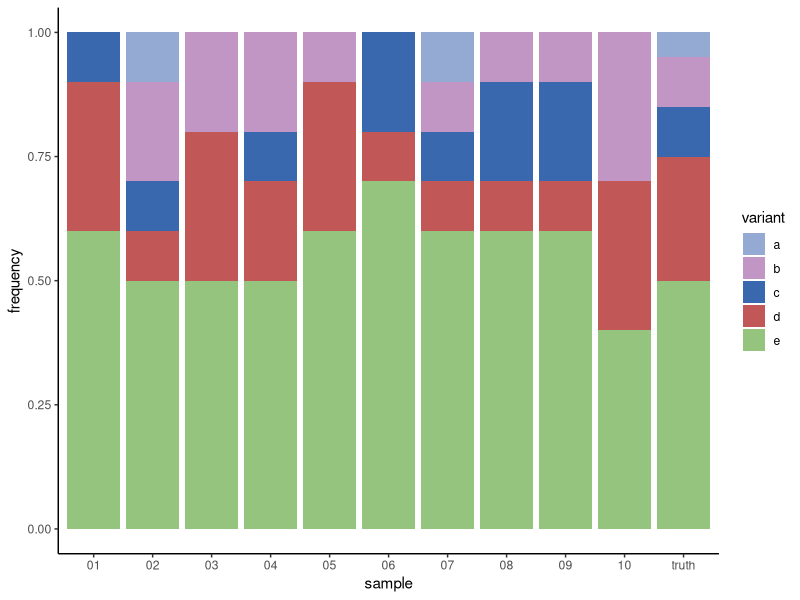
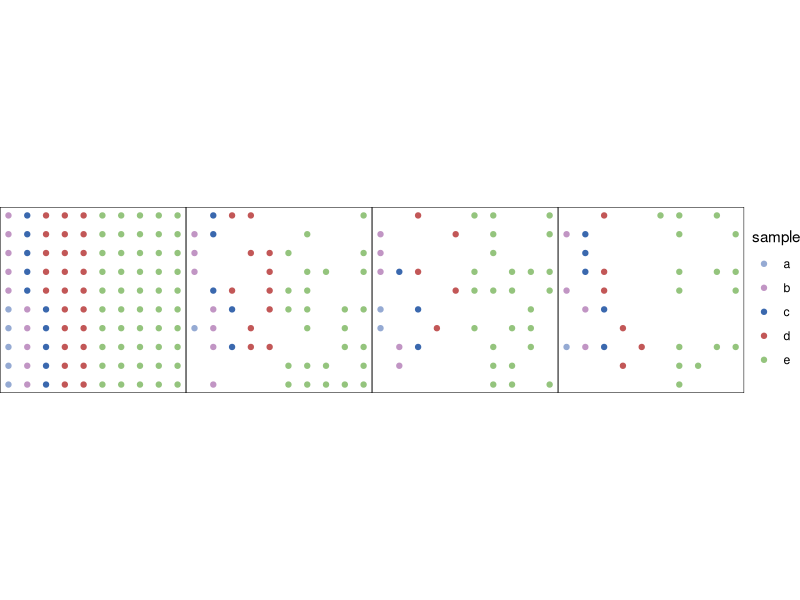
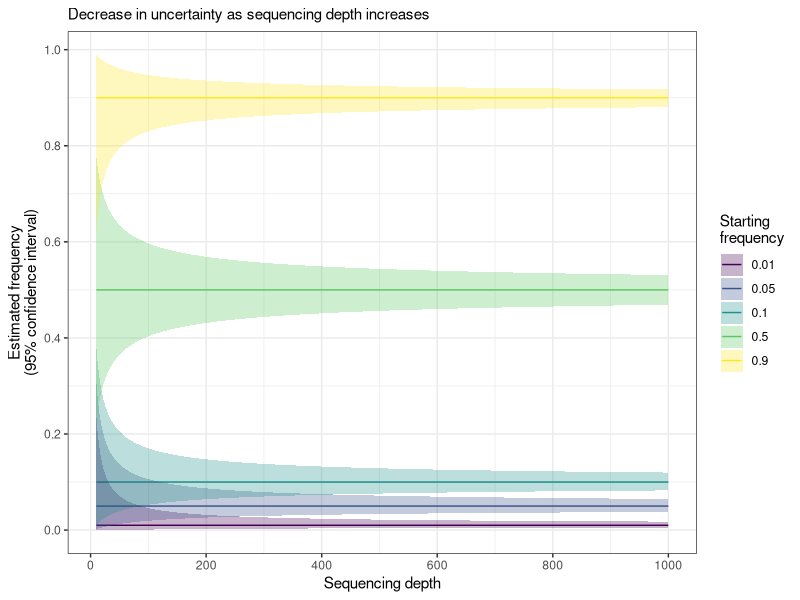
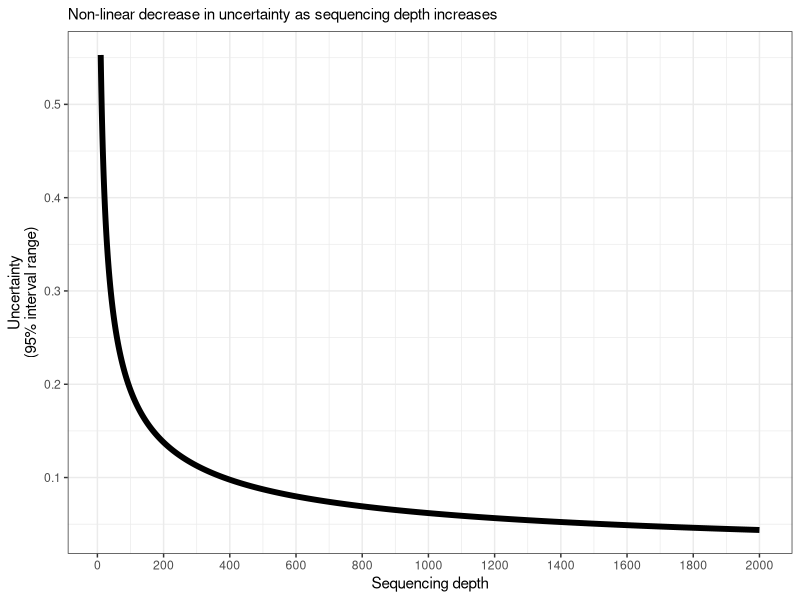
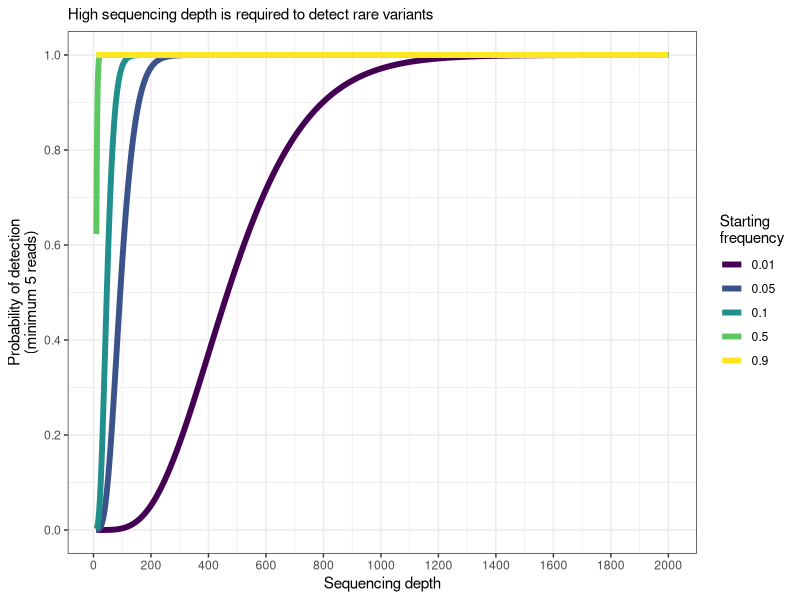
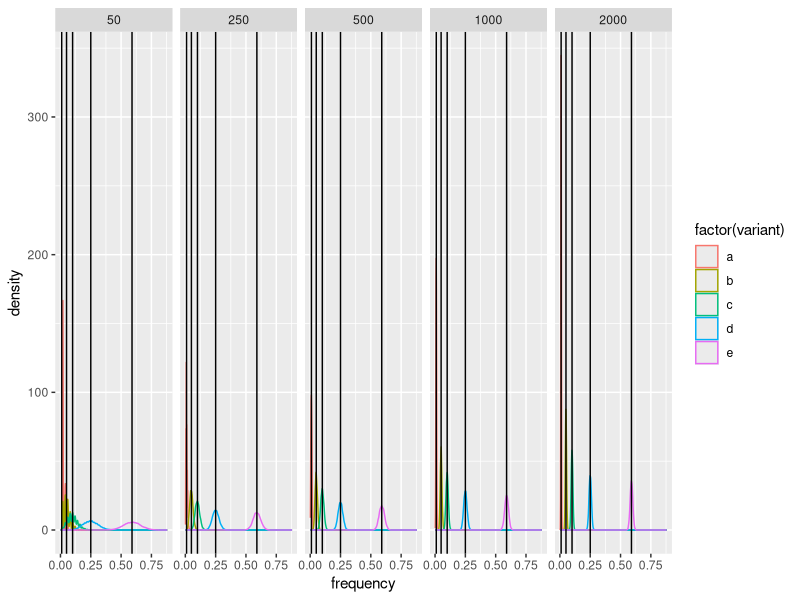
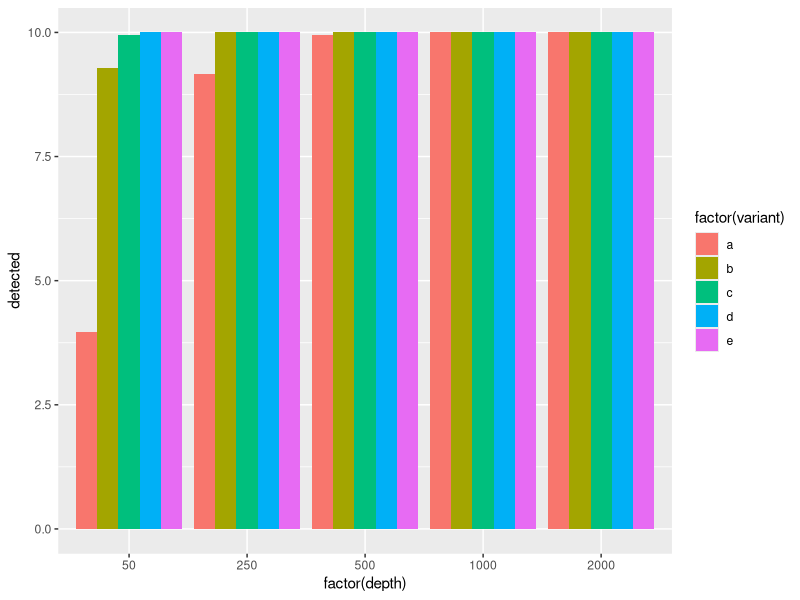
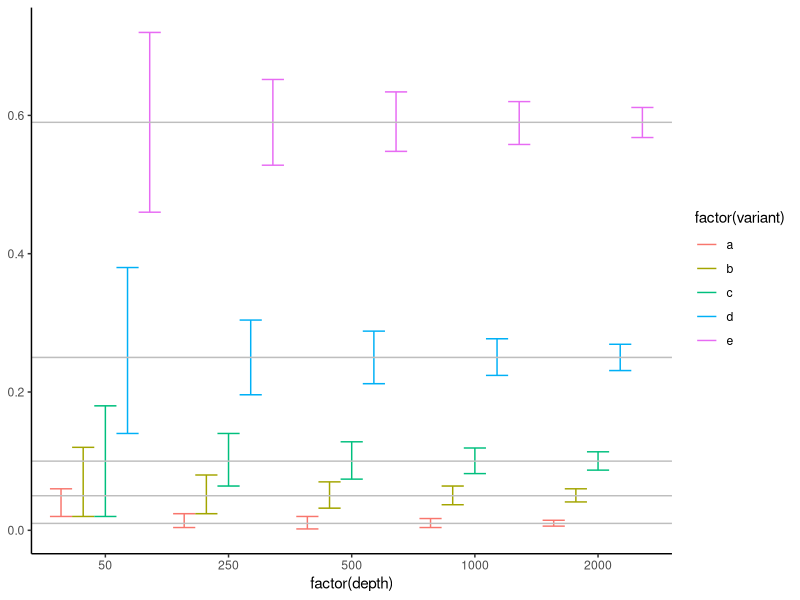

These charts were generated, in order, by the following R code:
# load packages
library(tidyverse)
library(patchwork)

# real frequencies
x <- letters[c(rep(1, 5), rep(2, 10), rep(3, 10), rep(4, 25), rep(5, 50))]

# Take 10 samples of size N each
set.seed(20240216)
N <- 10
sim <- lapply(1:10, function(i){
  out <- x |>
           sample(N, replace = TRUE) |> 
           table() |> prop.table() |> 
           as.data.frame()
  out$sample <- as.character(stringr::str_pad(i, 2, pad = 0))
  names(out) <- c("variant", "frequency", "sample")
  return(out)
  })
sim <- do.call(rbind, sim)

# add the truth
temp <- x |> 
  table() |> 
  prop.table() |> 
  as.data.frame() |> 
  transform(rep = "truth")
names(temp) <- c("variant", "frequency", "sample")
sim <- rbind(temp, sim)

# visualise
sim |> 
  ggplot(aes(sample, frequency)) +
  geom_col(aes(fill = variant)) +
  scale_fill_manual(values = c("#95AAD3", "#C195C4", "#3A68AE", "#C25757", "#94C47D")) +
  theme_classic()
  

# Illustrating sampling
example <- data.frame(sample = x)
example <- crossing(x = 1:10, y = 1:10) |> 
  cbind(example)

set.seed(20240216)
p1 <- example |> 
  ggplot(aes(x, y, colour = sample)) +
  geom_point()
  
p2 <- example |> 
  sample_frac(0.5) |> 
  ggplot(aes(x, y, colour = sample)) +
  geom_point()

p3 <- example |> 
  sample_frac(0.5) |> 
  sample_frac(0.8) |> 
  ggplot(aes(x, y, colour = sample)) +
  geom_point()

p4 <- example |> 
  sample_frac(0.5) |> 
  sample_frac(0.8) |> 
  sample_frac(0.8) |> 
  ggplot(aes(x, y, colour = sample)) +
  geom_point()

# assemble
(p1 | p2 | p3 | p4) + 
  plot_layout(guides = "collect")  &
  coord_equal(xlim = c(1, 10), ylim = c(1, 10)) &
  scale_colour_manual(values = c("a" = "#95AAD3", 
                                 "b" = "#C195C4", 
                                 "c" = "#3A68AE", 
                                 "d" = "#C25757", 
                                 "e" = "#94C47D")) &
  theme_void() &
  theme(panel.border = element_rect(fill = NA))


# uncertainty in the estimated frequencies
# using Jeffreys interval estimation using the Beta
crossing(freq = c(0.01, 0.05, 0.1, 0.5, 0.9), depth = seq(10, 1000, 1)) |> 
  mutate(lo = qbeta(0.025, depth*freq+0.5, depth*(1-freq)+0.5),
         hi = qbeta(0.975, depth*freq+0.5, depth*(1-freq)+0.5)) |> 
  ggplot(aes(depth, freq)) +
  geom_line(aes(colour = factor(freq))) +
  geom_ribbon(aes(ymin = lo, ymax = hi, fill = factor(freq)), alpha = 0.3) +
  theme_bw() +
  scale_fill_viridis_d() + scale_colour_viridis_d() +
  scale_x_continuous(breaks = seq(0, 10000, 200)) +
  scale_y_continuous(breaks = seq(0, 1, 0.2)) +
  labs(x = "Sequencing depth", y = "Estimated frequency\n(95% confidence interval)",
       subtitle = "Decrease in uncertainty as sequencing depth increases",
       colour = "Starting\nfrequency", fill = "Starting\nfrequency")

# uncertainty interval for a variant at 50% frequency
crossing(freq = 0.5, depth = seq(10, 2000, 1)) |> 
  mutate(lo = qbeta(0.025, depth*freq+0.5, depth*(1-freq)+0.5),
         hi = qbeta(0.975, depth*freq+0.5, depth*(1-freq)+0.5)) |> #View()
  ggplot(aes(depth, hi - lo)) +
  geom_line(aes(group = factor(freq)), linewidth = 2) +
  theme_bw() +
  scale_colour_viridis_d() +
  scale_x_continuous(breaks = seq(0, 10000, 200)) +
  labs(x = "Sequencing depth", y = "Uncertainty\n(95% interval range)",
       subtitle = "Non-linear decrease in uncertainty as sequencing depth increases")

# probability of detecting a variant with at least 5 reads
# assuming different starting frequencies and total read depth
crossing(freq = c(0.01, 0.05, 0.1, 0.5, 0.9), depth = seq(10, 2000, 1)) |> 
  mutate(detect = 1 - pbinom(4, depth, freq)) |> 
  # filter(depth < 400) |> 
  ggplot(aes(depth, detect)) +
  geom_line(aes(colour = factor(freq)), linewidth = 2) +
  theme_bw() +
  scale_colour_viridis_d() +
  scale_x_continuous(breaks = seq(0, 2000, 200)) +
  scale_y_continuous(breaks = seq(0, 1, 0.2)) +
  labs(x = "Sequencing depth", y = "Probability of detection\n(minimum 5 reads)",
       subtitle = "High sequencing depth is required to detect rare variants",
       colour = "Starting\nfrequency")


#### Simulation ####

# real frequencies
x <- letters[c(rep(1, 1), rep(2, 5), rep(3, 10), rep(4, 25), rep(5, 59))]

# Each sample of size N each
set.seed(20240216)
depths <- c(250, 500, 1000, 2000, 4000)

# function to estimate the variant frequencies from a vector
# freqs is a vector of variant frequencies to sample from
# depth is the total sequencing depth - i.e. sample size
sample_variants <- function(freqs, depth){
  if (length(freqs) < 1 | sum(freqs) != 1){
    stop("freqs has to be of length > 1 and add up to 1.")
  }
  # variants is a vector of same length as the frequencies provided
  variants <- letters[1:length(freqs)]
  freqs <- sample(variants, depth, replace = TRUE, prob = freqs) |> 
           table() |> prop.table() |> 
           as.data.frame()
  names(freqs) <- c("variant", "frequency")
  return(freqs)
}

# simulate
nsim <- 10000  # number of simulations
freqs <- c(0.01, 0.05, 0.1, 0.25, 0.59) # starting frequencies
depths <- c(50, 250, 500, 1000, 2000)
sim <- lapply(1:nsim, function(i){
  out <- lapply(depths, function(d){
    out <- sample_variants(freqs, d)
    out$sim <- i
    out$depth <- d
    return(out)
  })
  out <- do.call(rbind, out)
})
sim <- do.call(rbind, sim)
sim$variant <- as.character(sim$variant)

sim |> 
  ggplot(aes(frequency)) +
  geom_density(aes(colour = factor(variant))) +
  geom_vline(xintercept = freqs) +
  facet_grid(~ depth)

sim |> 
  group_by(depth, variant) |> 
  summarise(detected = sum(frequency > 0)/1000,
            lo = quantile(frequency, 0.025),
            hi = quantile(frequency, 0.975)) |> 
  ggplot(aes(factor(depth), detected)) +
  geom_col(aes(fill = factor(variant)), position = "dodge")
  
sim |> 
  group_by(depth, variant) |> 
  summarise(detected = sum(frequency > 0)/1000,
            lo = quantile(frequency, 0.025),
            hi = quantile(frequency, 0.975)) |> 
  ggplot(aes(factor(depth))) +
  geom_errorbar(aes(ymin = lo, ymax = hi, colour = factor(variant)), 
                position = "dodge") +
  geom_hline(yintercept = freqs, colour = "grey") +
  theme_classic()
